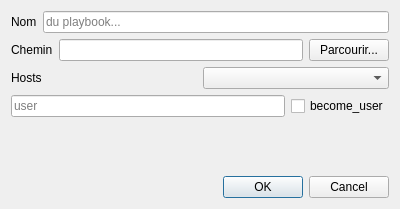
<?xml version="1.0" encoding="UTF-8"?>
<ui version="4.0">
 <class>FormNewPlaybook</class>
 <widget class="QWidget" name="FormNewPlaybook">
  <property name="geometry">
   <rect>
    <x>0</x>
    <y>0</y>
    <width>400</width>
    <height>209</height>
   </rect>
  </property>
  <property name="windowTitle">
   <string>Nouveau Playbook</string>
  </property>
  <layout class="QVBoxLayout" name="verticalLayout_2">
   <item>
    <layout class="QVBoxLayout" name="verticalLayout">
     <item>
      <layout class="QHBoxLayout" name="horizontalLayout">
       <item>
        <widget class="QLabel" name="label_playbookName">
         <property name="text">
          <string>Nom</string>
         </property>
        </widget>
       </item>
       <item>
        <widget class="QLineEdit" name="playbook_name_field">
         <property name="styleSheet">
          <string notr="true"/>
         </property>
         <property name="inputMask">
          <string/>
         </property>
         <property name="placeholderText">
          <string>du playbook...</string>
         </property>
        </widget>
       </item>
      </layout>
     </item>
     <item>
      <layout class="QHBoxLayout" name="horizontalLayout_4">
       <item>
        <widget class="QLabel" name="label">
         <property name="text">
          <string>Chemin</string>
         </property>
        </widget>
       </item>
       <item>
        <widget class="QLineEdit" name="pathField"/>
       </item>
       <item>
        <widget class="QPushButton" name="locationButton">
         <property name="text">
          <string>Parcourir...</string>
         </property>
        </widget>
       </item>
      </layout>
     </item>
     <item>
      <layout class="QHBoxLayout" name="horizontalLayout_2">
       <item>
        <widget class="QLabel" name="label_hosts">
         <property name="text">
          <string>Hosts</string>
         </property>
        </widget>
       </item>
       <item>
        <widget class="QComboBox" name="comboBox"/>
       </item>
      </layout>
     </item>
     <item>
      <layout class="QHBoxLayout" name="horizontalLayout_3">
       <item>
        <widget class="QLineEdit" name="user_name_field">
         <property name="enabled">
          <bool>true</bool>
         </property>
         <property name="placeholderText">
          <string>user</string>
         </property>
        </widget>
       </item>
       <item>
        <widget class="QCheckBox" name="become_user_box">
         <property name="text">
          <string>become_user</string>
         </property>
        </widget>
       </item>
      </layout>
     </item>
     <item>
      <spacer name="verticalSpacer">
       <property name="orientation">
        <enum>Qt::Vertical</enum>
       </property>
       <property name="sizeHint" stdset="0">
        <size>
         <width>20</width>
         <height>40</height>
        </size>
       </property>
      </spacer>
     </item>
     <item>
      <widget class="QDialogButtonBox" name="dialog_button_box">
       <property name="standardButtons">
        <set>QDialogButtonBox::Cancel|QDialogButtonBox::Ok</set>
       </property>
      </widget>
     </item>
    </layout>
   </item>
  </layout>
 </widget>
 <resources/>
 <connections/>
</ui>
